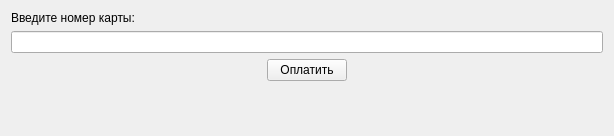
<?xml version="1.0" encoding="UTF-8"?>
<ui version="4.0">
 <class>Form</class>
 <widget class="QWidget" name="Form">
  <property name="geometry">
   <rect>
    <x>0</x>
    <y>0</y>
    <width>614</width>
    <height>136</height>
   </rect>
  </property>
  <property name="windowTitle">
   <string>Оплата премиум подписки</string>
  </property>
  <layout class="QVBoxLayout" name="verticalLayout_2">
   <item>
    <layout class="QVBoxLayout" name="verticalLayout">
     <item>
      <widget class="QLabel" name="hintLabel">
       <property name="text">
        <string>Введите номер карты: </string>
       </property>
      </widget>
     </item>
     <item>
      <widget class="QLineEdit" name="cardData"/>
     </item>
     <item>
      <layout class="QHBoxLayout" name="horizontalLayout">
       <item>
        <spacer name="horizontalSpacer_2">
         <property name="orientation">
          <enum>Qt::Horizontal</enum>
         </property>
         <property name="sizeHint" stdset="0">
          <size>
           <width>40</width>
           <height>20</height>
          </size>
         </property>
        </spacer>
       </item>
       <item>
        <widget class="QPushButton" name="payButton">
         <property name="text">
          <string>Оплатить</string>
         </property>
        </widget>
       </item>
       <item>
        <spacer name="horizontalSpacer">
         <property name="orientation">
          <enum>Qt::Horizontal</enum>
         </property>
         <property name="sizeHint" stdset="0">
          <size>
           <width>40</width>
           <height>20</height>
          </size>
         </property>
        </spacer>
       </item>
      </layout>
     </item>
    </layout>
   </item>
   <item>
    <widget class="QLabel" name="errorLabel">
     <property name="text">
      <string/>
     </property>
    </widget>
   </item>
   <item>
    <spacer name="verticalSpacer">
     <property name="orientation">
      <enum>Qt::Vertical</enum>
     </property>
     <property name="sizeHint" stdset="0">
      <size>
       <width>20</width>
       <height>40</height>
      </size>
     </property>
    </spacer>
   </item>
  </layout>
 </widget>
 <resources/>
 <connections/>
</ui>
